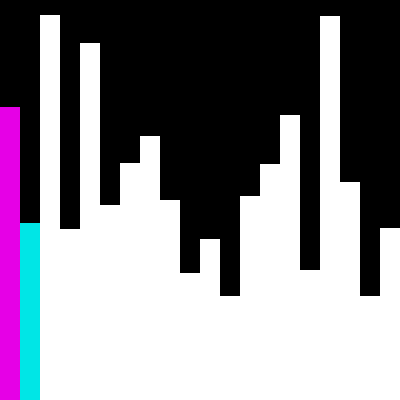
Frame 1 (no input)
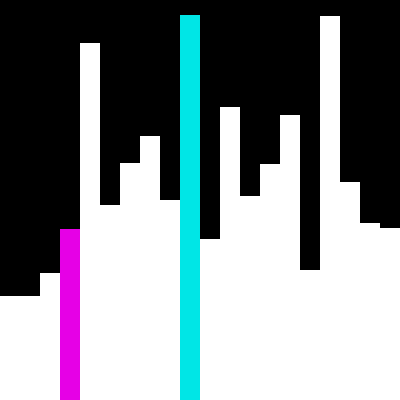
Frame 60 (the mouse pressed at the canvas centre just before this capture)
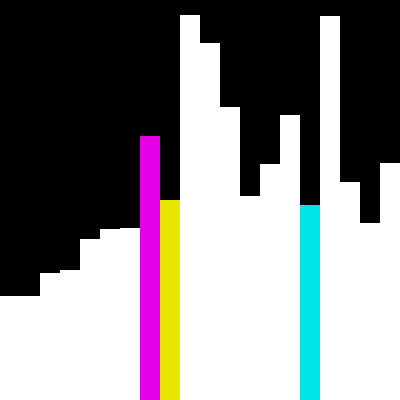
Frame 120 (the mouse held since frame 60 and released just before this capture)

The Processing sketch that drew these frames (run headless with seeded random() and noise(); from frame 60 on, the mouse is pressed at the canvas centre):

// Processing sketch: webdev_0
// ── webdev_0.pde
int arr[];
int pos; //the current spot we want to find
int smallPos; //the position of the smallest element we've found so far
int testPos; //the current position we are testing

void setup() {
  size(400, 400);
  background(0);
  arr = randomArray(20);
  pos = 0;
  testPos = pos + 1;
  smallPos = 0;

}//setup


void draw() {
  background(0);
  if (pos == arr.length - 1){//then we're sorted! display
    displayArray(arr, -1, -1, -1);
  }
  //else 
  else{ 
    displayArray(arr, pos, testPos, smallPos);
    //compare elements at testPos and smallPos
  
    if (arr[testPos] < arr[smallPos]){ 
    
      smallPos = testPos;
    }

    testPos += 1;
    
    if (testPos == arr.length) {
      swap(arr, pos, smallPos);
      pos += 1;
      testPos = pos + 1;
      smallPos = pos;
    }
  }
  
  
  
  
}//draw


void swap(int[] arr, int i0, int i1) {
  int t = arr[i0];
  arr[i0] = arr[i1];
  arr[i1] = t;
}//swap

int[] randomArray(int num) {
  int[] values = new int[num];

  for (int i=0; i<values.length; i++) {
    values[i] = int(random(100, 400));
  }//random value loop
  return values;
}//randomArray

void displayArray(int[] arr, int p, int tp, int sp) {
  int barWidth = width / arr.length;
  int x = 0;
  int y = 0;
  noStroke();
  for (int i=0; i<arr.length; i++) {
    y = height - arr[i];
    if (i == p ) {
      fill(230, 0, 230);
    }
    else if (i == tp) {
      fill(0, 230, 230);
    }
    else if (i == sp) {
      fill(230, 230, 0);
    }
    else {
      fill(255);
    }
    rect(x, y, barWidth, arr[i]);
    x+= barWidth;
  }
}//displayArray
